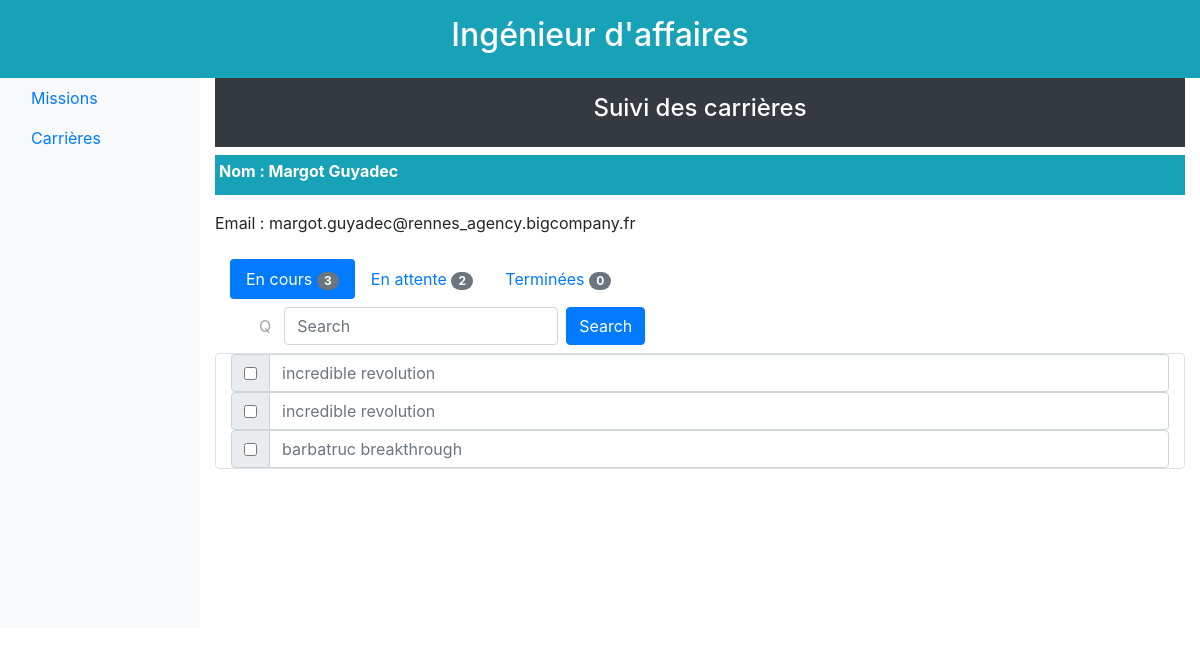
/2/affaire/carrieres/1/enCours/, run on an earlier commit of the app's database.
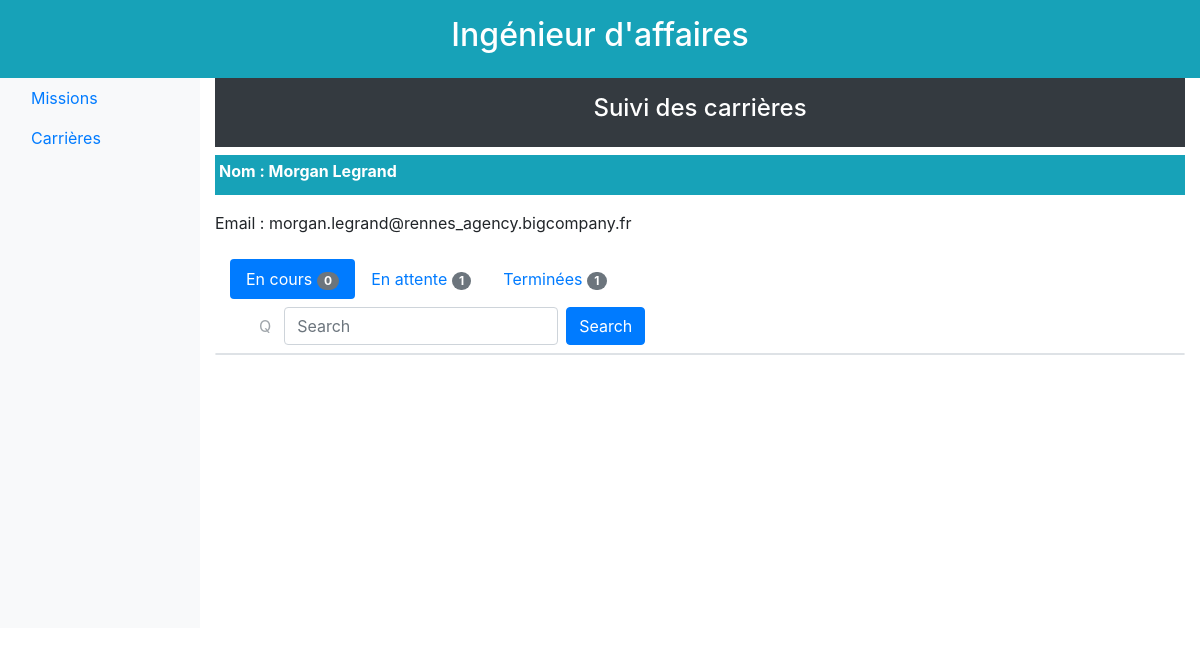
And on a later commit of the database.
### database/models.py (models this page shows)
class Ingenieur(db.Model):
    id = db.Column(db.Integer, primary_key=True)
    nom_court = db.Column(db.Text, unique=True)  # unique ??
    prenom = db.Column(db.Text)
    nom_famille = db.Column(db.Text)
    site = db.Column(db.Text)
    email = db.Column(db.Text, unique=True)
    taux_journalier = db.Column(db.Float)
    statut = db.Column(db.Text)  # a traiter, ajouté par mes soins
    estCommercial = db.Column(db.Boolean)  # ajouté par mes soins
    certifications = db.relationship('Certification', backref='ingenieur', lazy='dynamic')
    souhaits = db.relationship('Souhait', backref='ingenieur', lazy='dynamic')
    affectations = db.relationship('Affectation', backref='ingenieur', lazy='dynamic')
    responsabilites_missions = db.relationship('Mission', backref='responsable', lazy='dynamic')

class Mission(db.Model):
    id = db.Column(db.Integer, primary_key=True)
    titre = db.Column(db.String(64), unique=True)
    description = db.Column(db.Text, unique=True)
    effectifs_max = db.Column(db.Integer)
    prix_vente = db.Column(db.Integer)
    statut = db.Column(db.Text)
    date_creation = db.Column(db.DateTime)
    responsable_id = db.Column(db.Integer, db.ForeignKey('ingenieur.id'))
    souhaits = db.relationship('Souhait', backref='mission', lazy='dynamic')
    besoins = db.relationship('Besoin', backref='mission', lazy='dynamic')
    affectations = db.relationship('Affectation', backref='mission', lazy='dynamic')

### app.py (the view)
@app.route('/<id>/affaire/carrieres/<idCarriere>/<etat>/')
def carriere_vue(id, idCarriere, etat):
    engineerObserve = get_engineer_by_id(idCarriere)
    listOfMissionsOnGoing = get_mission_en_cours_of_inge(idCarriere)
    listOfMissionsWaiting = get_mission_en_attente_of_inge(idCarriere)
    listOfMissionsClosed = get_mission_termine_of_inge(idCarriere)
    if (etat == "enCours"):
        listToShow = listOfMissionsOnGoing
    elif (etat == "termine"):
        listToShow = listOfMissionsClosed
    elif (etat == "enAttente"):
        listToShow = listOfMissionsWaiting
    else:
        error_page_404("tab doesn't exist")
    return render_template("homepage_affaire_carriere_vue_grille.html.jinja2",
                           id=id,
                           etat=etat,
                           engineerObserveFirstName=engineerObserve.prenom,
                           engineerObserveLastName=engineerObserve.nom_famille,
                           engineerObserveEmail=engineerObserve.email,
                           idCarriere=idCarriere
                           , listOfMissionsOnGoingLength=len(listOfMissionsOnGoing)
                           , listOfMissionsWaitingLength=len(listOfMissionsWaiting)
                           , listOfMissionsClosedLength=len(listOfMissionsClosed)
                           , listToShow=listToShow)

### database/functions.py (called while the page is built)
def get_mission_by_id(mission_id):
    return Mission.query.filter_by(id=mission_id).first()

def get_engineer_by_id(engineer_id):
    return Ingenieur.query.filter_by(id=engineer_id).first()

def get_mission_en_cours_of_inge(inge_id):  # def de clore avec ouverte
    inge = get_engineer_by_id(inge_id)
    id_missions = [a.mission_id for a in list(inge.affectations)]
    missions = [get_mission_by_id(id) for id in id_missions]
    missions_en_cours = []
    for m in missions:
        affectations = get_all_affectations_inge_mission(inge_id, m.id)
        ajouter = False
        for a in affectations:
            if a.date_fin >= datetime.now():
                ajouter = True
        if ajouter:
            missions_en_cours.append(m)
    return missions_en_cours

def get_mission_termine_of_inge(inge_id):  # def de clore avec ouverte
    inge = get_engineer_by_id(inge_id)
    id_missions = [a.mission_id for a in list(inge.affectations)]
    missions = [get_mission_by_id(id) for id in id_missions]
    missions_termines = []
    for m in missions:
        affectations = get_all_affectations_inge_mission(inge_id, m.id)
        ajouter = True
        for a in affectations:
            if a.date_fin >= datetime.now():
                ajouter = False
        if ajouter:
            missions_termines.append(m)
    return missions_termines

def get_mission_en_attente_of_inge(inge_id):
    souhaits = [s.mission_id for s in Souhait.query.filter_by(ingenieur_id=inge_id).all()]
    missions = [get_mission_by_id(id) for id in souhaits]
    return missions

def get_all_affectations_inge_mission(inge_id, mission_id):
    return Affectation.query.filter_by(ingenieur_id=inge_id, mission_id=mission_id).all()

### templates/homepage_affaire_carriere_vue_grille.html.jinja2
{% extends "homepage_affaire_carriere_vue.html.jinja2" %}
{% block gridMission %}
    <div class="d-flex flex-column">
        <form>
            {% for mission in listToShow %}
                <div class="input-group">
                    <div class="input-group-prepend">
                        <div class="input-group-text">
                            <input type="checkbox">
                        </div>
                    </div>
                    <input type="text" class="form-control" placeholder="{{ mission.titre }}">
                </div>
            {% endfor %}
        </form>
    </div>
{% endblock %}

### templates/homepage_affaire_carriere_vue.html.jinja2
{% extends "homepage_affaire.html.jinja2" %}
{% block body %}
    <div class="p-3 mb-2 bg-dark text-white size-6 font-weight-bold text-center">
        <h4>Suivi des carri&egrave;res</h4>
    </div>
    <div class="d-flex flex-column">
        <div class="d-flex flex-inline">
            <div class="col-md-12 mb-3 p-1 bg-info text-white size-6 font-weight-bold ">
                <label for="Name">Nom :</label>
                <span>{{ engineerObserveFirstName }} {{ engineerObserveLastName }}</span>
            </div>
        </div>
        <div class="row">
            <div class="col-md-6 mb-3">
                <label for="Name">Email :</label>
                <span>{{ engineerObserveEmail }}</span>
            </div>
        </div>
    </div>
    <div class="row">
        <div class="col-sm-9">
            <div class="container">
                <ul class="nav nav-pills" role="tablist">
                    <li class="nav-item">
                        <a class="nav-link {% if etat == "enCours" %}active{% endif %}"
                           href="/{{ id }}/affaire/carrieres/{{ idCarriere }}/enCours/">
                            En cours
                            <span class="badge badge-secondary badge-pill">{{ listOfMissionsOnGoingLength }}</span>
                        </a>
                    </li>
                    <li class="nav-item">
                        <a class="nav-link {% if etat == "enAttente" %}active{% endif %}"
                           href="/{{ id }}/affaire/carrieres/{{ idCarriere }}/enAttente/">
                            En attente
                            <span class="badge badge-secondary badge-pill">{{ listOfMissionsWaitingLength }}</span>
                        </a>
                    </li>
                    <li class="nav-item">
                        <a class="nav-link {% if etat == "termine" %}active{% endif %}"
                           href="/{{ id }}/affaire/carrieres/{{ idCarriere }}/termine/">
                            Termin&eacute;es
                            <span class="badge badge-secondary badge-pill">{{ listOfMissionsClosedLength }}</span>
                        </a>
                    </li>
                </ul>
            </div>
            <div class="container-fluid">
                <nav class="navbar navbar-expand-sm bg navbar">
                    <form class="form-inline" action="/TODO.php">
                        <button type="button" class="btn btn-link" disabled>Q</button>
                        <input class="form-control mr-sm-2" type="text" placeholder="Search">
                        <button class="btn btn-primary" type="submit">Search</button>
                    </form>
                </nav>
            </div>
        </div>
    </div>
    <div class="container rounded border">
        {% block gridMission %}
        {% endblock %}
    </div>
{% endblock %}

### templates/homepage_affaire.html.jinja2 (shortened to what this page needs)
<!DOCTYPE html>
<html lang="fr">
<head>
    <link rel="stylesheet" href="https://maxcdn.bootstrapcdn.com/bootstrap/4.3.1/css/bootstrap.min.css">
    <link rel="stylesheet" href="/../static/css/homepage.css">
</head>
<body>
<div class="p-3 bg-info text-white size-6 font-weight-bold text-center">
    <h2>Ing&eacute;nieur d&apos;affaires</h2>
</div>
<div class="container-fluid ">
    <div class="row content">
        <nav class="col-md-2 d-none d-md-block bg-light sidebar">
            <div class="sidebar-sticky">
                <ul class="nav flex-column md-2">
                    <li class="nav-item">
                        <a class="nav-link active" href="/{{ id }}/affaire/missions/aAffecter/">
                            Missions
                        </a>
                    </li>
                    <li class="nav-item">
                        <a class="nav-link" href="/{{ id }}/affaire/carrieres/">
                            Carri&egrave;res
                        </a>
                    </li>
                </ul>
            </div>
        </nav>
        <br>
        <div class="col-sm flex-column">
            {% block body %}{% endblock %}
        </div>
    </div>
</div>
</body>
</html>

### static/css/homepage.css (style rules this page uses)
.row.content { height: 550px }

What changed in the data, as far as the page shows it:
no longer on this page (row edited): Mission: titre "incredible revolution"
no longer on this page (row edited): Mission: titre "barbatruc breakthrough"
changed Ingenieur: prenom "Margot" → "Morgan"; nom_famille "Guyadec" → "Legrand"; email "margot.guyadec@rennes_agency.bigcompany.fr" → "morgan.legrand@rennes_agency.bigcompany.fr"
Also different on the page:
{{ listOfMissionsOnGoingLength }}: "3" → "0"
{{ listOfMissionsWaitingLength }}: "2" → "1"
{{ listOfMissionsClosedLength }}: "0" → "1"
